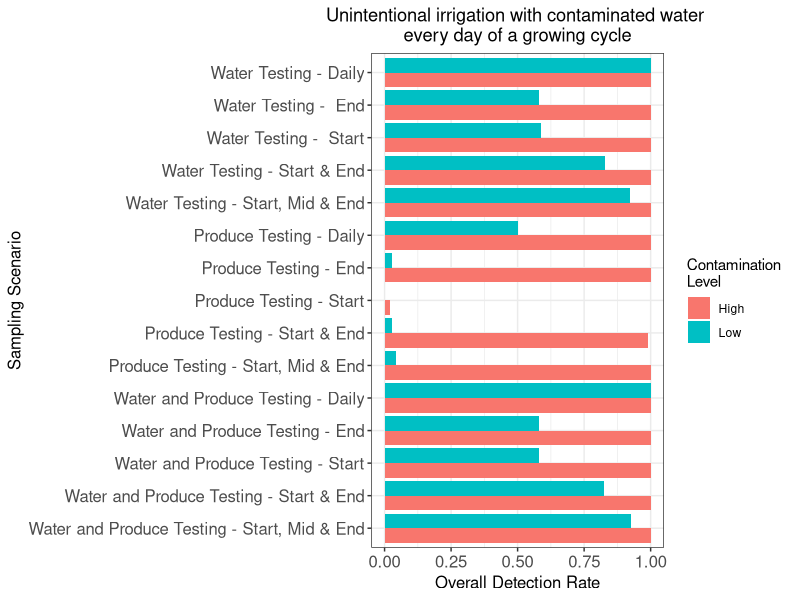
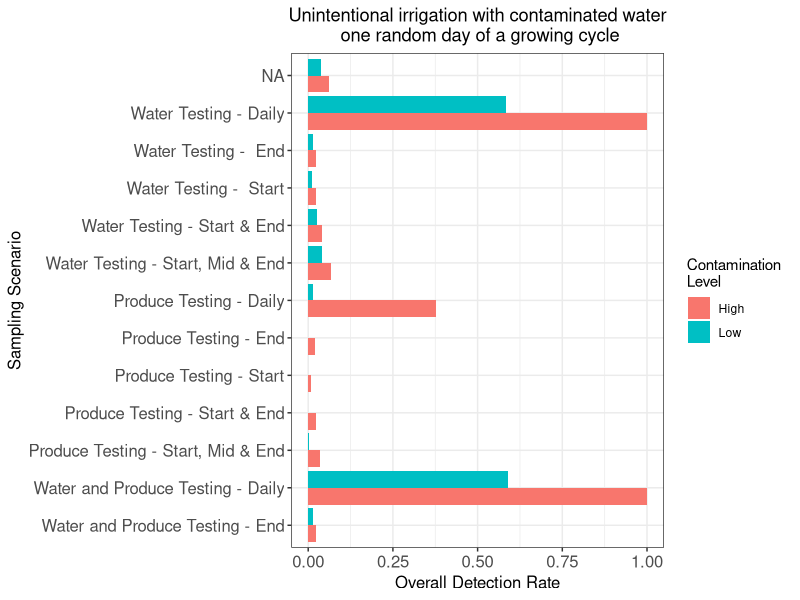
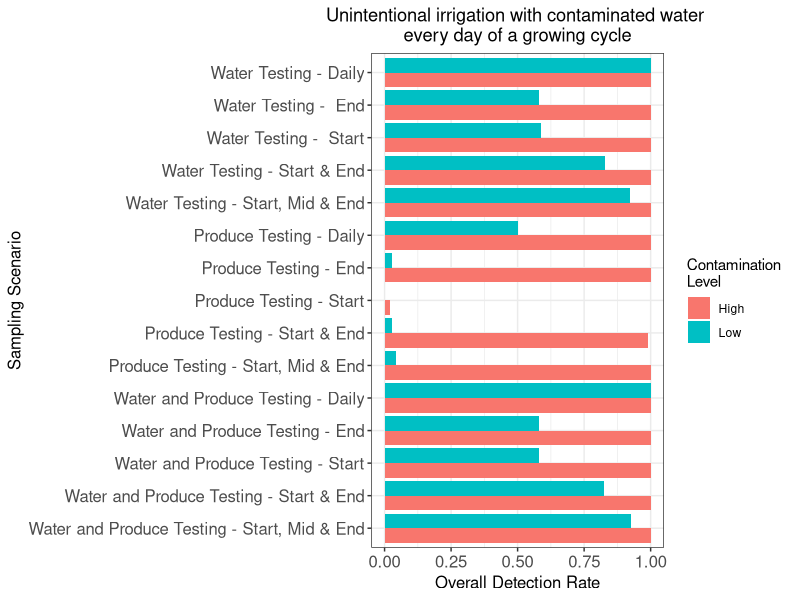
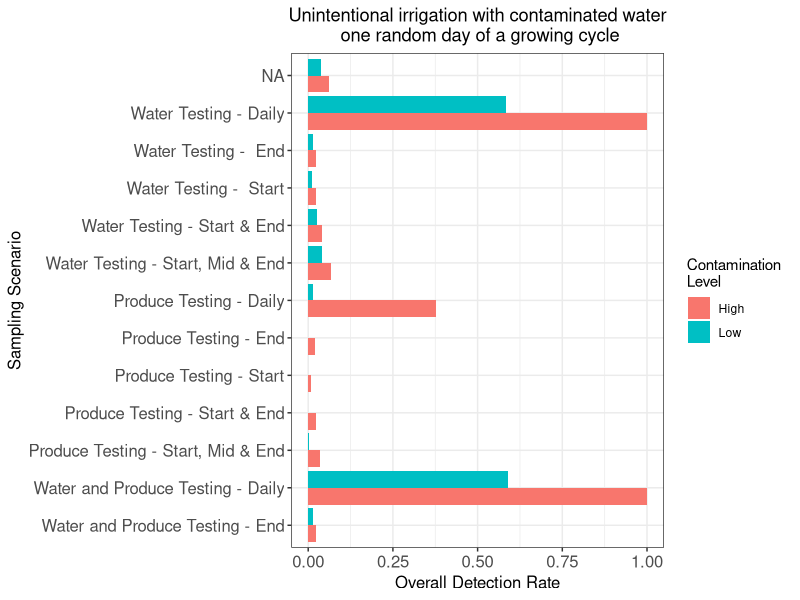

Reproduce these figures in R, in order. (Note: this script raises an error after producing the figures.)
## ---- chunk 1
knitr::opts_chunk$set(echo = TRUE)
## ---- chunk 2

library(ggplot2)
library(scales)
library(reshape2)
library(tidyverse)

## ---- chunk 3
BS1 <- read.csv(file = "Baseline1.csv", header = TRUE )
Order<-(BS1$Scenarios2[1:15])


BS1$Scenarios <- as.factor(BS1$Scenarios)
BS1$Scenarios2 <- as.factor(BS1$Scenarios2)

BS1$Relative_Efficacy <-as.numeric(BS1$Detection_Rate)

BS1

Fig1 <- ggplot(BS1, aes(fill=Contamination, x=factor(Scenarios2, levels = rev(Order)), y=Relative_Efficacy)) + 
  geom_bar(position = "dodge", stat = "identity") + 
  labs(title="Unintentional irrigation with contaminated water \nevery day of a growing cycle", y="Overall Detection Rate", x="Sampling Scenario")+
  scale_fill_discrete(name = "Contamination \nLevel")+#(values=c("#FF3366","#99CCFF")) +
  #scale_y_continuous(labels = scales::percent)+
  theme_bw()+
  theme(plot.title = element_text(hjust = 0.5))+
  #theme(axis.text.x = element_text(angle=45, vjust=1, hjust=1))+
  coord_flip()+
  theme(axis.text.x=element_text(size =12), axis.text.y=element_text(size =12),axis.title = element_text(size = 12))

Fig1

ggsave("Baseline1-Present.jpg", width =9, height = 7, units = "in", dpi = 300)


## ---- chunk 4

BS2 <- read.csv(file = "Baseline2.csv", header = TRUE )

Order<-(BS2$Scenarios2[1:12])


BS2$Scenarios <- as.factor(BS2$Scenarios)
BS2$Scenarios2 <- as.factor(BS2$Scenarios2)

BS2$Relative_Efficacy <-as.numeric(BS2$Detection_Rate)

BS2

Fig2 <- ggplot(BS2, aes(fill=Contamination, x=factor(Scenarios2, levels = rev(Order)), y=Relative_Efficacy)) + 
  geom_bar(position = "dodge", stat = "identity") + 
  labs(title="Unintentional irrigation with contaminated water\n one random day of a growing cycle", y="Overall Detection Rate", x="Sampling Scenario")+
  scale_fill_discrete(name = "Contamination \nLevel")+#(values=c("#FF3366","#99CCFF")) +
  #scale_y_continuous(labels = scales::percent)+
  theme_bw()+
  theme(plot.title = element_text(hjust = 0.5))+
  #theme(axis.text.x = element_text(angle=45, vjust=1, hjust=1))+
  coord_flip()+
  theme(axis.text.x=element_text(size =12), axis.text.y=element_text(size =12),axis.title = element_text(size = 12))
  #theme(legend.position=c(0.75, 0.70))
Fig2

ggsave("Baseline2-Presentation.jpg", width =9, height = 7, units = "in", dpi = 300)




## ---- chunk 5
#together:
H_DPT<-read.csv(file = "Detection_Rates_High_DPT_LOC.csv")
H_DPT$Level = "Contamination - High"
H_DPT$Type = "Produce Testing - Daily"

H_FPT<-read.csv(file = "Detection_Rates_High_FPT_LOC.csv")
H_FPT$Level = "Contamination - High"
H_FPT$Type = "Produce Testing - End"

L_DPT<-read.csv(file = "Detection_Rates_Low_DPT_LOC.csv")
L_DPT$Level = "Contamination - Low"
L_DPT$Type = "Produce Testing - Daily"

L_FPT<-read.csv(file = "Detection_Rates_Low_FPT_LOC.csv")
L_FPT$Level = "Contamination - Low"
L_FPT$Type = "Produce Testing - End"


Detection_Rates_Binded = rbind(H_DPT,H_FPT,L_DPT,L_FPT)
Detection_Rates_Binded<-Detection_Rates_Binded[,-1]
Detection_Rates_Binded$Cluster<-round(Detection_Rates_Binded$Cluster,1)
Detection_Rates_Binded$Cluster<-as.factor(Detection_Rates_Binded$Cluster)

Detection_Rates_Binded %>% 
  ggplot(aes(x = Cluster, y = Drates))+
  geom_col(fill = "skyblue", color = "black")+
  geom_point(aes( y = assay_rate, color = "black", fill = "Detection Rate Assay",shape = "Detection Rate Assay"), size =2,show_guide = T)+
  geom_line(aes( y = assay_rate, group=1,color = "Detection Rate Assay"))+
  geom_point(aes( y = samp_rate, fill = "Detection Rate Sample",color = "black",shape = "Detection Rate Sample"), size =2)+
  geom_line(aes(y = samp_rate, group=1,color = "Detection Rate Sample"))+
  labs(x = "Contamination Spread", y = "Overall Detection Rate")+
  scale_color_manual(name = "", values = c("Detection Rate Sample" = "coral", "Detection Rate Assay" = "black"))+
  scale_fill_manual(name = "", values = c("Detection Rate Sample" = "coral", "Detection Rate Assay" = "black"))+
  scale_shape_manual(name = "", values = c("Detection Rate Sample" = 21, "Detection Rate Assay" = 22))+
  scale_x_discrete(labels = function(x) paste0(x, "%"))+
  theme_bw()+
  theme(legend.position="bottom")+
  facet_grid(Level~Type)

ggsave("Detection_Rates.jpg", width =10, height = 7, units = "in", dpi = 300)


######
Detection_Rates_High_DPT<-read.csv(file = "Detection_Rates_High_DPT_LOC.csv")
Detection_Rates_High_DPT<-Detection_Rates_High_DPT[,-1]
Detection_Rates_High_DPT$Cluster<-round(Detection_Rates_High_DPT$Cluster,1)
Detection_Rates_High_DPT$Cluster<-as.factor(Detection_Rates_High_DPT$Cluster)

Detection_Rates_High_DPT %>% 
  ggplot(aes(x = Cluster, y = Drates))+
  geom_col(fill = "skyblue", color = "black")+
  geom_point(aes( y = assay_rate, color = "black", fill = "Detection Rate Assay"), shape = 21, size =2,show_guide = T)+
  geom_line(aes( y = assay_rate, group=1,color = "Detection Rate Assay"))+
  geom_point(aes( y = samp_rate, fill = "Detection Rate Sample",color = "black"),  shape = 21, size =2)+
  geom_line(aes(y = samp_rate, group=1,color = "Detection Rate Sample"))+
  labs(x = "Contamination Spread", y = "Overall Detection Rate")+
  scale_color_manual(name = "", values = c("Detection Rate Sample" = "coral", "Detection Rate Assay" = "black"))+
  scale_fill_manual(name = "", values = c("Detection Rate Sample" = "coral", "Detection Rate Assay" = "black"))+
  scale_x_discrete(labels = function(x) paste0(x, "%"))
  theme_bw()

##############

Detection_Rates_High_DPT<-read.csv(file = "Detection_Rates_High_FPT_LOC.csv")
Detection_Rates_High_DPT<-Detection_Rates_High_DPT[,-1]
Detection_Rates_High_DPT$Cluster<-round(Detection_Rates_High_DPT$Cluster,1)
Detection_Rates_High_DPT$Cluster<-as.factor(Detection_Rates_High_DPT$Cluster)

Detection_Rates_High_DPT %>% 
  ggplot()+
  geom_col(aes(x = Cluster, y = Drates),fill = "skyblue", color = "black")+
  geom_point(aes(x= Cluster, y = assay_rate), color = "black", fill = "black", shape = 21, size =2)+
  geom_line(aes(x= Cluster, y = assay_rate), color = "black")+
  geom_point(aes(x = Cluster, y = samp_rate), fill = "coral",color = "black", shape = 21, size =2)+
  labs(x = "Contamination Spread", y = "OVerall Detection Rate")+
  theme_bw()



##%%%%%%%%%%%%%%%%%%%%%%%%%%%%%%%%%%%%%%%%%%%%%%%%%%%


Detection_Rates_High_DPT<-read.csv(file = "Detection_Rates_Low_DPT_LOC.csv")
Detection_Rates_High_DPT<-Detection_Rates_High_DPT[,-1]
Detection_Rates_High_DPT$Cluster<-round(Detection_Rates_High_DPT$Cluster,1)
Detection_Rates_High_DPT$Cluster<-as.factor(Detection_Rates_High_DPT$Cluster)

Detection_Rates_High_DPT %>% 
  ggplot()+
  geom_col(aes(x = Cluster, y = Drates),fill = "skyblue", color = "black")+
  geom_point(aes(x= Cluster, y = assay_rate), color = "black", fill = "black", shape = 21, size =2)+
  geom_point(aes(x = Cluster, y = samp_rate), fill = "coral",color = "black", shape = 21, size =2)+
  labs(x = "Contamination Spread", y = "Detection Rate")+
  theme_bw()



##%%%%%%%%%%%%%%%%%%%%%%%%%%%%%%%%%%%%%%%%%%%%%%%%%%%


Detection_Rates_High_DPT<-read.csv(file = "Detection_Rates_Low_FPT_LOC.csv")
Detection_Rates_High_DPT<-Detection_Rates_High_DPT[,-1]
Detection_Rates_High_DPT$Cluster<-round(Detection_Rates_High_DPT$Cluster,1)
Detection_Rates_High_DPT$Cluster<-as.factor(Detection_Rates_High_DPT$Cluster)

Detection_Rates_High_DPT %>% 
  ggplot()+
  geom_col(aes(x = Cluster, y = Drates),fill = "skyblue", color = "black")+
  geom_point(aes(x= Cluster, y = assay_rate), color = "black", fill = "black", shape = 21, size =2)+
  geom_point(aes(x = Cluster, y = samp_rate), fill = "coral",color = "black", shape = 21, size =2)+
  labs(x = "Contamination Spread", y = "Detection Rate")+
  theme_bw()

## ---- chunk 6
PS_High <- read.csv(file = "Detection_Rates_High_FPT.csv", header = TRUE )
PS_High<-PS_High[,-1]
PS_High<-melt(PS_High)


PS_High %>% 
  group_by(variable) %>% 
  summarise(mean = mean(value), q25 = quantile(value, 0.05), q975 = quantile(value, 0.95)) %>% 
  ggplot(aes(x = variable, y = mean, ymin = q25, ymax = q975))+
  geom_col()+
  #coord_flip()+
  labs(x = "Contamination Cluster", y = "Detection Rate")
